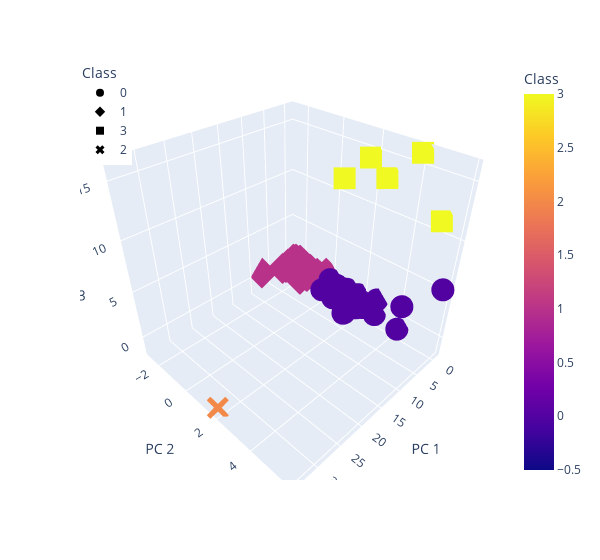

Notebook cell for this chart:
### Markdown cell above
### Visualizing Results

### Code cell
# Plot the 3D-scatter with x="Annual Income", y="Spending Score (1-100)" and z="Age"
fig = px.scatter_3d(
    clustered_df,
    x="PC 1",
    y="PC 2",
    z="PC 3",
    color="Class",
    symbol="Class",
    width=600,
    hover_name="CoinName",
    hover_data=["Algorithm"] 

)
fig.update_layout(legend=dict(x=0, y=1))
fig.show()

### Figure 1 — Plotly figure (JSON) as saved in the notebook; plotly's stock layout.template omitted (floating-point values rounded to 4 significant figures; data arrays with more than 128 entries replaced by an {"elided": "..."} marker saying what was removed)
{"data": [{"customdata": {"elided": "288x1 str values"}, "hoverlabel": {"namelength": 0}, "hovertemplate": "<b>%{hovertext}</b><br><br>Class=%{marker.color}<br>PC 1=%{x}<br>PC 2=%{y}<br>PC 3=%{z}<br>Algorithm=%{customdata[0]}", "hovertext": {"elided": "288 str values"}, "legendgroup": "0", "marker": {"color": {"elided": "288 int values"}, "coloraxis": "coloraxis", "symbol": "circle"}, "mode": "markers", "name": "0", "scene": "scene", "showlegend": true, "type": "scatter3d", "x": {"elided": "288 float values"}, "y": {"elided": "288 float values"}, "z": {"elided": "288 float values"}}, {"customdata": {"elided": "239x1 str values"}, "hoverlabel": {"namelength": 0}, "hovertemplate": "<b>%{hovertext}</b><br><br>Class=%{marker.color}<br>PC 1=%{x}<br>PC 2=%{y}<br>PC 3=%{z}<br>Algorithm=%{customdata[0]}", "hovertext": {"elided": "239 str values"}, "legendgroup": "1", "marker": {"color": {"elided": "239 int values"}, "coloraxis": "coloraxis", "symbol": "diamond"}, "mode": "markers", "name": "1", "scene": "scene", "showlegend": true, "type": "scatter3d", "x": {"elided": "239 float values"}, "y": {"elided": "239 float values"}, "z": {"elided": "239 float values"}}, {"customdata": [["VeChainThor Authority"], ["SHA-256 + Hive"], ["Proof-of-Authority"], ["ECC 256K1"], ["SHA3-256"]], "hoverlabel": {"namelength": 0}, "hovertemplate": "<b>%{hovertext}</b><br><br>Class=%{marker.color}<br>PC 1=%{x}<br>PC 2=%{y}<br>PC 3=%{z}<br>Algorithm=%{customdata[0]}", "hovertext": ["Vechain", "LitecoinCash", "Poa Network", "Acute Angle Cloud", "Fiii"], "legendgroup": "3", "marker": {"color": [3, 3, 3, 3, 3], "coloraxis": "coloraxis", "symbol": "square"}, "mode": "markers", "name": "3", "scene": "scene", "showlegend": true, "type": "scatter3d", "x": [4.459, -0.2591, -0.2216, -0.6311, -0.4399], "y": [1.485, 2.684, 1.82, 4.018, 5.27], "z": [13.17, 13.21, 14.44, 16.08, 11.34]}, {"customdata": [["TRC10"]], "hoverlabel": {"namelength": 0}, "hovertemplate": "<b>%{hovertext}</b><br><br>Class=%{marker.color}<br>PC 1=%{x}<br>PC 2=%{y}<br>PC 3=%{z}<br>Algorithm=%{customdata[0]}", "hovertext": ["BitTorrent"], "legendgroup": "2", "marker": {"color": [2], "coloraxis": "coloraxis", "symbol": "x"}, "mode": "markers", "name": "2", "scene": "scene", "showlegend": true, "type": "scatter3d", "x": [33.92], "y": [1.781], "z": [-1.53]}], "layout": {"coloraxis": {"colorbar": {"title": {"text": "Class"}}, "colorscale": [[0, "#0d0887"], [0.1111, "#46039f"], [0.2222, "#7201a8"], [0.3333, "#9c179e"], [0.4444, "#bd3786"], [0.5556, "#d8576b"], [0.6667, "#ed7953"], [0.7778, "#fb9f3a"], [0.8889, "#fdca26"], [1, "#f0f921"]]}, "legend": {"title": {"text": "Class"}, "tracegroupgap": 0, "x": 0, "y": 1}, "margin": {"t": 60}, "scene": {"domain": {"x": [0, 1], "y": [0, 1]}, "xaxis": {"title": {"text": "PC 1"}}, "yaxis": {"title": {"text": "PC 2"}}, "zaxis": {"title": {"text": "PC 3"}}}, "width": 600}}
